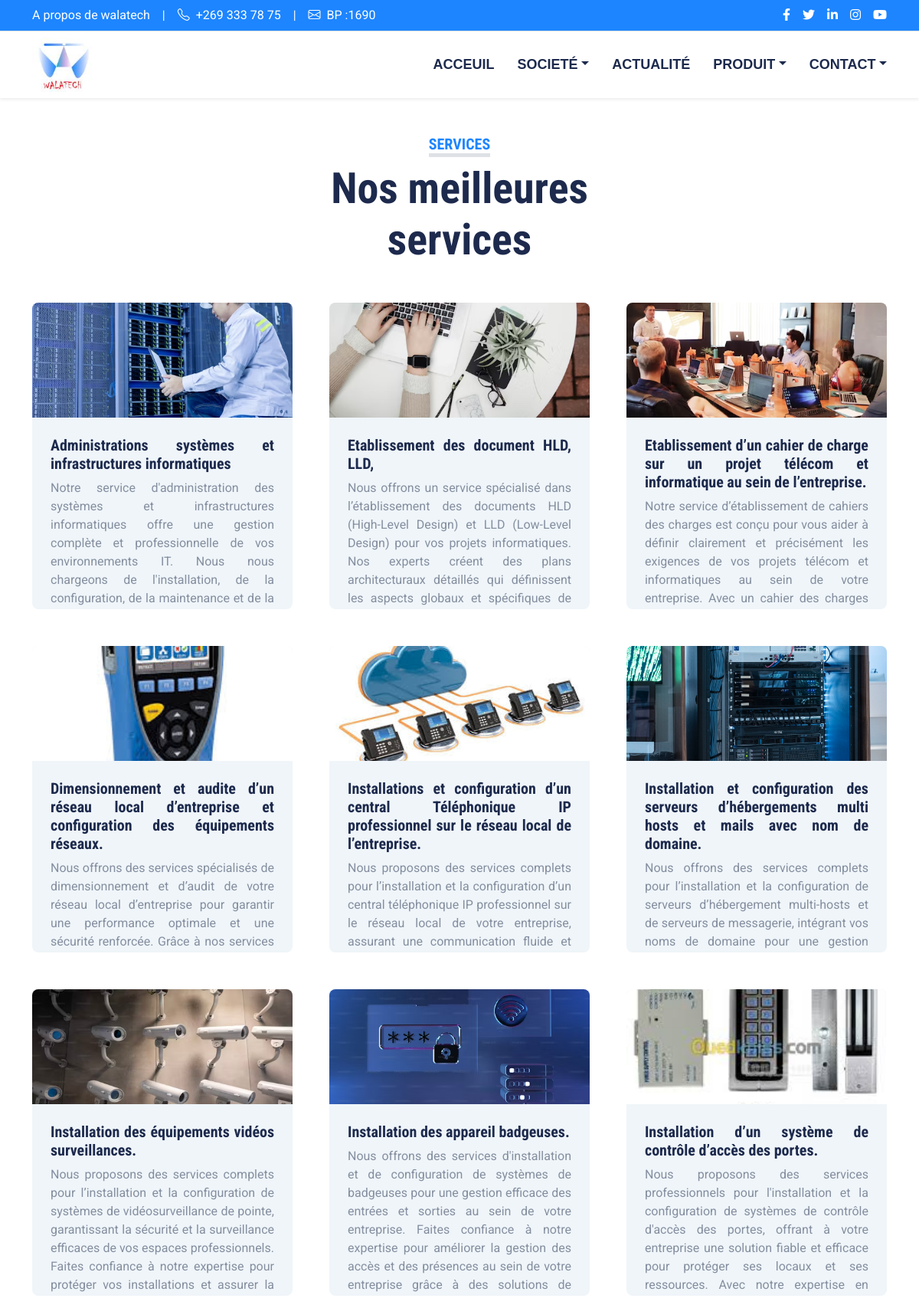
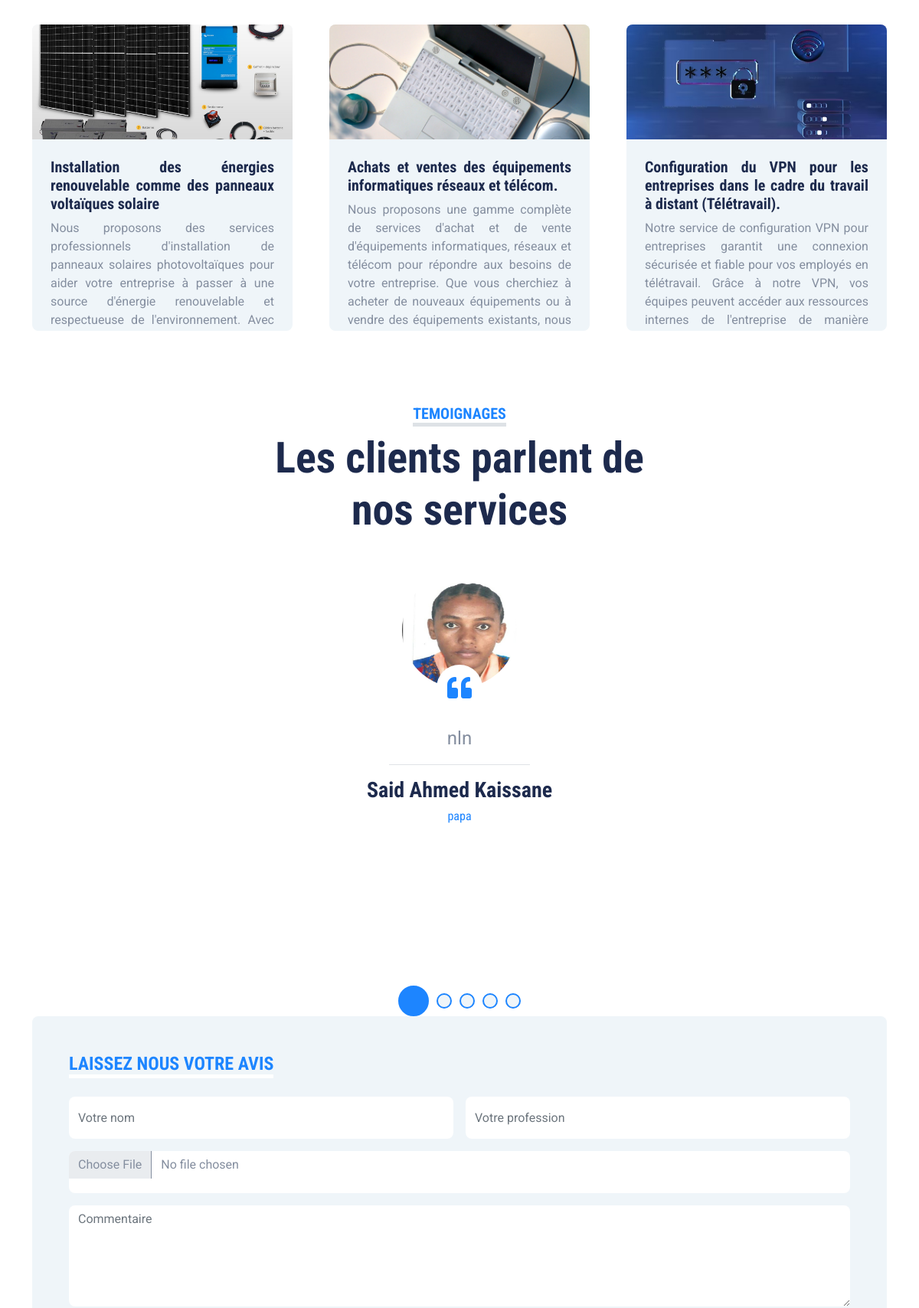
The app's page /service.php (upper part) with its own data (2 pictures, top to bottom).
### tables this page shows
CREATE TABLE `services` (
  `id` int(11) NOT NULL,
  `titre` varchar(255) NOT NULL,
  `photo` varchar(255) NOT NULL,
  `descriptions` text NOT NULL,
  `prix` int(11) NOT NULL
);

CREATE TABLE `client` (
  `id` int(11) NOT NULL,
  `nomClient` varchar(255) NOT NULL,
  `profession` varchar(255) NOT NULL,
  `images` varchar(255) NOT NULL,
  `texte` text NOT NULL
);

### service.php (the view, shortened to what this page needs)
<?php require('header.php')?>
<?php $pdo = new PDO("mysql:host=localhost;dbname=walatech", "root", "", array(PDO::ATTR_ERRMODE => PDO::ERRMODE_EXCEPTION));
$requete = $pdo->query("SELECT * FROM services");
$service = $requete->fetchAll(PDO::FETCH_ASSOC);
$requetes = $pdo->query("SELECT * FROM client ");
    $services = $requetes->fetchAll(PDO::FETCH_ASSOC);
?>
<body>
    <div class="container-fluid py-5">
        <div class="container">
            <div class="text-center mx-auto mb-5" style="max-width: 500px;">
                <h5 style="color: #1D85FF;" class="d-inline-block  text-uppercase border-bottom border-5">Services</h5>
                <h1  class="display-4">Nos meilleures services</h1>
            </div>
            <div class="row g-5">
            <?php foreach ($service as $serv): ?>
                <div class="col-lg-4 col-md-6">
                    <div style="position: relative;height: 400px;text-align:justify;" class="bg-light rounded overflow-hidden card_equipement   bg-light rounded d-flex flex-column   ">
                                <div class="image-container">
                                <img style="height:150px; width:100%;object-fit: cover;" class="img-fluid " src="img/<?php echo $serv['photo'];?> " alt="">
                                </div>
                                <div class="p-4 mb-2">
                                <h5 class="mb-2"><?php echo $serv['titre'];?></h5>
                                <p class="m-0"><?php echo $serv['descriptions'];?></p>
                                </div>
                            </div>
                </div>
            <?php endforeach ?>
            </div>
        </div>
    </div>
    <div class="container-fluid py-5">
        <div class="container">
            <div class="text-center mx-auto mb-5" style="max-width: 500px;">
                <h5 style="color: #1D85FF;" class="d-inline-block  text-uppercase border-bottom border-5">Temoignages</h5>
                <h1 class="display-4">Les clients parlent de nos services</h1>
            </div>
            <div class="row justify-content-center">
                <div class="col-lg-8">
                    <div class="owl-carousel testimonial-carousel">
                    <?php foreach ($services as $serv): ?>
                        <div class="testimonial-item text-center">
                            <div class="position-relative mb-5">
                                <img class="img-fluid rounded-circle mx-auto" src="img/<?php echo $serv['images'];?>" alt="">
                                <div class="position-absolute top-100 start-50 translate-middle d-flex align-items-center justify-content-center bg-white rounded-circle" style="width: 60px; height: 60px;">
                                    <i style="color: #1D85FF;" class="fa fa-quote-left fa-2x "></i>
                                </div>
                            </div>
                            <p class="fs-4 fw-normal" ><?php echo $serv['texte'];?></p>
                            <hr class="w-25 mx-auto">
                            <h3><?php echo $serv['nomClient'];?></h3>
                            <h6 style="color: #1D85FF;" class="fw-normal  mb-3"><?php echo $serv['profession'];?></h6>
                        </div>
                    <?php endforeach ?>
                    </div>
                </div>
            </div>
        <div  class="bg-light rounded p-5">
                        <h4 style="color: #1D85FF;" class="d-inline-block  text-uppercase border-bottom border-5 border-white mb-4">laissez nous votre avis</h4>
                        <form method="post" enctype="multipart/form-data">
                            <div class="row g-3">
                                <div class="col-12 col-sm-6">
                                    <input type="text" class="form-control bg-white border-0" placeholder="Votre nom" name="nom" style="height: 55px;">
                                </div>
                                <div class="col-12 col-sm-6">
                                    <input type="text" class="form-control bg-white border-0" placeholder="Votre profession" name="profession" style="height: 55px;">
                                </div>
                                <div class="col-12 col-sm-12">
                                    <input type="file" class="form-control bg-white border-0"  name="photo" style="height: 55px;">
                                </div>
                                <div class="col-12">
                                    <textarea class="form-control bg-white border-0" rows="5" placeholder="Commentaire" name ="commentaire"></textarea>
                                </div>
                            </div>
                        </form>
                    </div>
        </div>
    </div>
</body>
</html>

### css/style.css (style rules this page uses)
:root { --primary: #13C5DD; --blue:#1D85FF; --secondary: #354F8E; --light: #EFF5F9; --dark: #1D2A4D; }
.testimonial-carousel .owl-item img { width: 150px; height: 150px; }

### service.php (style rules this page uses)
.image-container img { transition: transform 0.5s ease; }

### records on screen
services: photo (picture), titre "Administrations systèmes et infrastructures informatiques", descriptions "Notre service d'administration des systèmes et infrastructures informatiques offre une gestion complète et professionnelle de vos environnements IT. Nous nous chargeons de l'installation, de la configuration, de la maintenance et de la…"
services: photo (picture), titre "Etablissement des document HLD, LLD,", descriptions "Nous offrons un service spécialisé dans l’établissement des documents HLD (High-Level Design) et LLD (Low-Level Design) pour vos projets informatiques. Nos experts créent des plans architecturaux détaillés qui définissent les aspects globaux et spécifiques de…"
services: photo (picture), titre "Etablissement d’un cahier de charge sur un projet télécom et informatique au sein de l’entreprise.", descriptions "Notre service d’établissement de cahiers des charges est conçu pour vous aider à définir clairement et précisément les exigences de vos projets télécom et informatiques au sein de votre entreprise. Avec un cahier des charges…"
services: photo (picture), titre "Dimensionnement et audite d’un réseau local d’entreprise et configuration des équipements réseaux.", descriptions "Nous offrons des services spécialisés de dimensionnement et d’audit de votre réseau local d’entreprise pour garantir une performance optimale et une sécurité renforcée. Grâce à nos services…"
services: photo (picture), titre "Installations et configuration d’un central Téléphonique IP professionnel sur le réseau local de l’entreprise.", descriptions "Nous proposons des services complets pour l’installation et la configuration d’un central téléphonique IP professionnel sur le réseau local de votre entreprise, assurant une communication fluide et…"
services: photo (picture), titre "Installation et configuration des serveurs d’hébergements multi hosts et mails avec nom de domaine.", descriptions "Nous offrons des services complets pour l’installation et la configuration de serveurs d’hébergement multi-hosts et de serveurs de messagerie, intégrant vos noms de domaine pour une gestion…"
services: photo (picture), titre "Installation des équipements vidéos surveillances.", descriptions "Nous proposons des services complets pour l’installation et la configuration de systèmes de vidéosurveillance de pointe, garantissant la sécurité et la surveillance efficaces de vos espaces professionnels. Faites confiance à notre expertise pour protéger vos installations et assurer la…"
services: photo (picture), titre "Installation des appareil badgeuses.", descriptions "Nous offrons des services d'installation et de configuration de systèmes de badgeuses pour une gestion efficace des entrées et sorties au sein de votre entreprise. Faites confiance à notre expertise pour améliorer la gestion des accès et des présences au sein de votre entreprise grâce à des solutions de…"
services: photo (picture), titre "Installation d’un système de contrôle d’accès des portes.", descriptions "Nous proposons des services professionnels pour l'installation et la configuration de systèmes de contrôle d'accès des portes, offrant à votre entreprise une solution fiable et efficace pour protéger ses locaux et ses ressources. Avec notre expertise en…"
services: photo (picture), titre "Installation des énergies renouvelable comme des panneaux voltaïques solaire", descriptions "Nous proposons des services professionnels d'installation de panneaux solaires photovoltaïques pour aider votre entreprise à passer à une source d'énergie renouvelable et respectueuse de l'environnement. Avec…"
services: photo (picture), titre "Achats et ventes des équipements informatiques réseaux et télécom.", descriptions "Nous proposons une gamme complète de services d'achat et de vente d'équipements informatiques, réseaux et télécom pour répondre aux besoins de votre entreprise. Que vous cherchiez à acheter de nouveaux équipements ou à vendre des équipements existants, nous…"
services: photo (picture), titre "Configuration du VPN pour les entreprises dans le cadre du travail à distant (Télétravail).", descriptions "Notre service de configuration VPN pour entreprises garantit une connexion sécurisée et fiable pour vos employés en télétravail. Grâce à notre VPN, vos équipes peuvent accéder aux ressources internes de l'entreprise de manière…"
client: images (picture), texte "nln", nomClient "Said Ahmed Kaissane", profession "papa"
